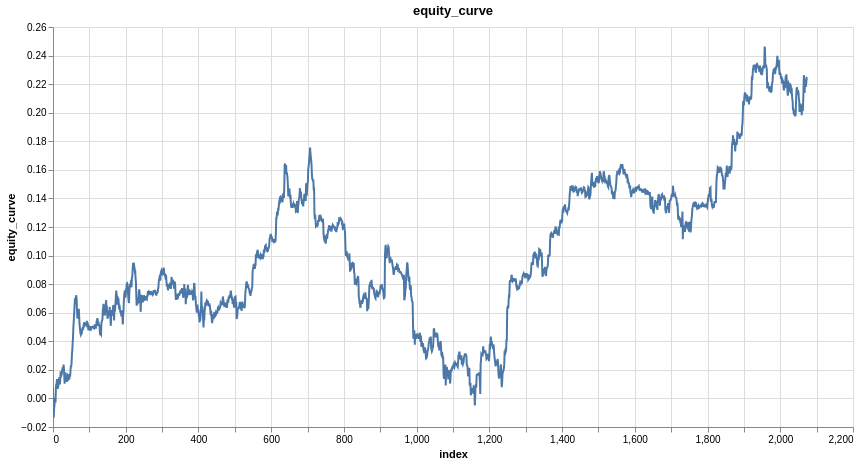

Notebook code for this chart:
### Code cell
research.plot_column(model_trades, 'equity_curve')

### Figure 1 — Vega-Lite specification as saved in the notebook (floating-point values rounded to 4 significant figures; data arrays with more than 128 entries replaced by an {"elided": "..."} marker saying what was removed)
{"config": {"view": {"continuousWidth": 300, "continuousHeight": 300}}, "data": {"name": "data-bdba6a089a35d2de028a49bb465a750c"}, "mark": {"type": "line", "tooltip": true}, "encoding": {"x": {"field": "index", "type": "quantitative"}, "y": {"field": "equity_curve", "type": "quantitative"}}, "height": 400, "params": [{"name": "param_1e9efca18e7a2868", "select": {"type": "interval", "encodings": ["x", "y"]}, "bind": "scales"}], "title": "equity_curve", "width": 800, "$schema": "https://vega.github.io/schema/vega-lite/v6.4.1.json", "datasets": {"data-bdba6a089a35d2de028a49bb465a750c": {"elided": "2075 records"}}}
